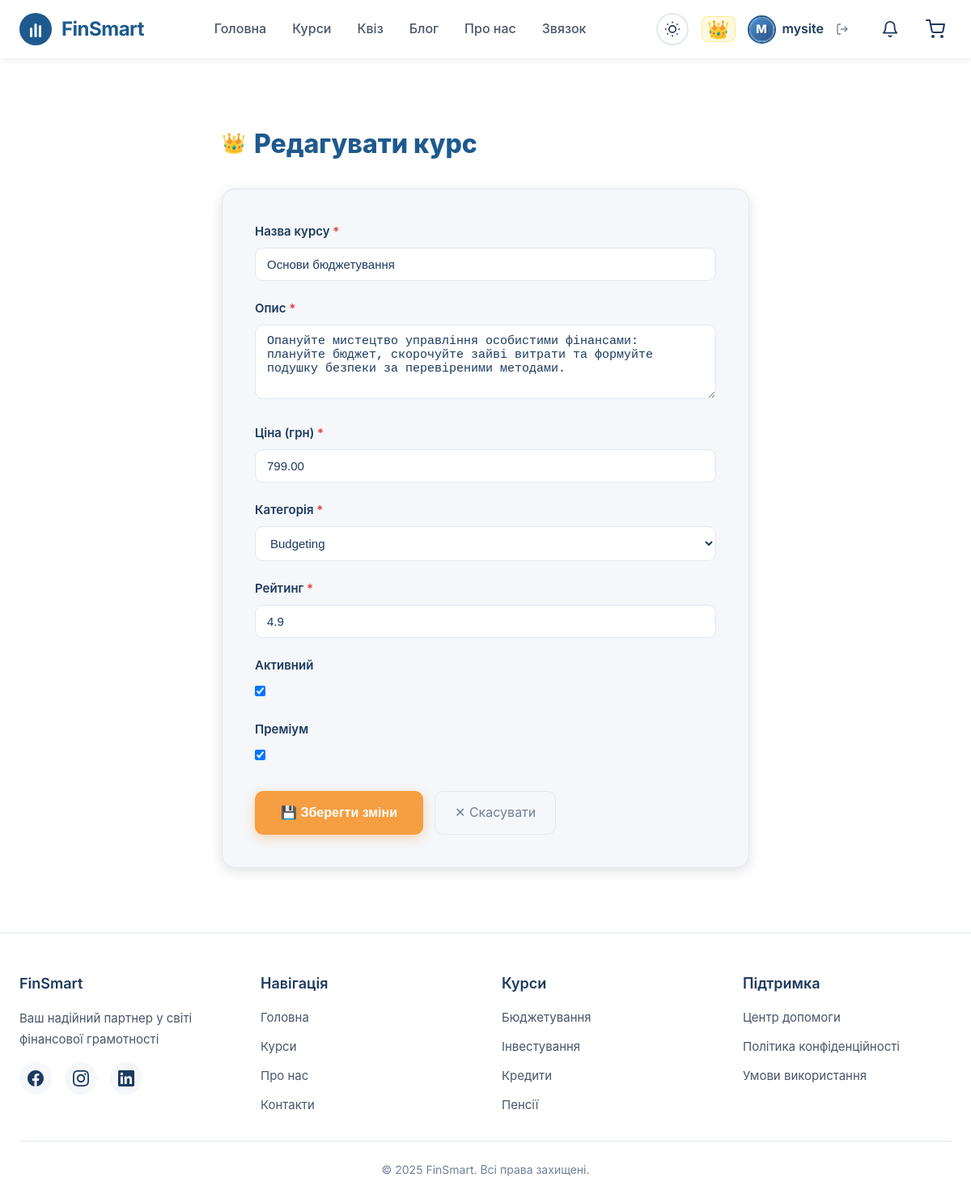
The app's page /course/1/edit/ (signed in) with its own data.
### main/models.py (models this page shows, shortened)
class Course(models.Model):
    title = models.CharField(max_length=200, null=False)
    description = models.TextField(null=False)
    category = models.CharField(
        max_length=50,
        choices=[
            ("budgeting", "Budgeting"),
            ("investing", "Investing"),
            ("credit", "Credit"),
            ("pension", "Pension"),
            ("general", "General"),
        ],
        default="general",
    )
    rating = models.DecimalField(
        max_digits=3, decimal_places=1, null=False, default=0.0
    )
    is_active = models.BooleanField(null=False, default=True)
    price = models.DecimalField(max_digits=10, decimal_places=2, default=0.00)
    is_premium = models.BooleanField(default=False)
    created_at = models.DateTimeField(auto_now_add=True)
    updated_at = models.DateTimeField(auto_now=True)
    class Meta:
        managed = False
        db_table = "main_course"
        indexes = [
            models.Index(fields=["category"], name="idx_course_category"),
            models.Index(fields=["created_at"], name="idx_course_created_at"),
        ]

### main/views.py (the view)
# urls.py: path("course/<int:course_id>/edit/", views.edit_course, name="edit_course"),
@staff_member_required
def edit_course(request, course_id):
    course = get_object_or_404(Course, id=course_id)
    form = CourseForm(request.POST or None, request.FILES or None, instance=course)
    if request.method == "POST" and form.is_valid():
        form.save()
        messages.success(request, f'Курс "{course.title}" оновлено!')
        return redirect("course_detail", course_id=course.id)
    return render(
        request,
        "main/add_course.html",
        {"form": form, "course": course, "action": "Редагувати"},
    )

### main/forms.py
class CourseForm(forms.ModelForm):
    class Meta:
        model = Course
        fields = [
            "title",
            "description",
            "price",
            "category",
            "rating",
            "is_active",
            "is_premium",
        ]
        labels = {
            "title": "Назва курсу",
            "description": "Опис",
            "price": "Ціна (грн)",
            "category": "Категорія",
            "rating": "Рейтинг",
            "is_active": "Активний",
            "is_premium": "Преміум",
        }
        widgets = {
            "title": forms.TextInput(
                attrs={"class": "form-input", "placeholder": "Назва курсу"}
            ),
            "description": forms.Textarea(
                attrs={"class": "form-input", "rows": 4, "placeholder": "Опис курсу"}
            ),
            "price": forms.NumberInput(attrs={"class": "form-input", "min": "0"}),
            "category": forms.Select(attrs={"class": "form-input"}),
            "rating": forms.NumberInput(
                attrs={"class": "form-input", "min": "0", "max": "5", "step": "0.1"}
            ),
        }

### main/context_processors.py (called while the page is built)
def cart_count(request):
    count = 0
    if request.user.is_authenticated:
        count = CartItem.objects.filter(user=request.user).count()
    else:
        session_key = request.session.session_key
        if not session_key:
            request.session.create()
            session_key = request.session.session_key
        count = CartItem.objects.filter(session_key=session_key).count()
    return {"cart_item_count": count}

def notifications_count(request):
    count = 0
    if request.user.is_authenticated:
        count = Notification.objects.filter(user=request.user, is_read=False).count()
    return {"unread_notifications_count": count}

### templates/main/add_course.html (shortened to what this page needs)
{% extends 'base.html' %}
{% load static %}
{% block content %}
<section style="padding: 80px 0; min-height: 80vh; background: var(--bg-secondary);">
    <div class="container" style="max-width: 700px;">
        <div style="display: flex; align-items: center; gap: 10px; margin-bottom: 30px;">
            <span style="font-size: 24px;">👑</span>
            <h1 style="font-size: 32px; font-weight: 800; color: var(--brand-primary);">{{ action }} курс</h1>
        </div>
        <div style="background: var(--bg-primary); border-radius: 16px; padding: 40px;
                    box-shadow: var(--shadow-md); border: 1px solid var(--border-color);">
            <form method="post" novalidate>
                {% for field in form %}
                <div style="margin-bottom: 22px;">
                    <label for="{{ field.id_for_label }}" style="display: block; font-weight: 600; color: var(--text-primary);
                               margin-bottom: 8px; font-size: 15px;">
                        {{ field.label }}
                        {% if field.field.required %}<span style="color:#e53e3e">*</span>{% endif %}
                    </label>
                    {{ field }}
                </div>
                {% endfor %}
                <div style="display: flex; gap: 14px; margin-top: 30px;">
                    <button type="submit" class="btn-primary"
                        style="padding: 13px 32px; font-size: 16px; border-radius: 10px; cursor: pointer;">
                        {% if action == 'Додати' %}➕ Додати курс{% else %}💾 Зберегти зміни{% endif %}
                    </button>
                    <a href="{% if course %}{% url 'course_detail' course.id %}{% else %}{% url 'courses' %}{% endif %}"
                        style="padding: 13px 24px; font-size: 16px; border-radius: 10px; text-decoration: none;
                               color: var(--text-muted); border: 1px solid var(--border-color);
                               display: inline-flex; align-items: center;">
                        ✕ Скасувати
                    </a>
                </div>
            </form>
        </div>
    </div>
</section>
{% endblock %}

### templates/base.html (shortened to what this page needs)
<!DOCTYPE html>
{% load static %}
{% load i18n %}
{% get_current_language as LANGUAGE_CODE %}
<html lang="{{ LANGUAGE_CODE }}">
<head>
    <link rel="stylesheet" href="https://cdnjs.cloudflare.com/ajax/libs/font-awesome/6.0.0/css/all.min.css">
    <link rel="stylesheet" href="{% static 'css/style.css' %}">
    <link rel="stylesheet" type="text/css" href="https://cdn.jsdelivr.net/npm/toastify-js/src/toastify.min.css">
</head>
<body data-authenticated="{% if user.is_authenticated %}1{% else %}0{% endif %}">
    <header class="header">
        <div class="container">
            <div class="nav-wrapper">
                <a href="{% url 'index' %}" class="logo">
                    <span class="logo-text">FinSmart</span>
                </a>
                <nav class="nav">
                    <a href="{% url 'index' %}"
                        class="nav-link {% if request.resolver_match.url_name == 'index' %}active{% endif %}">{% trans "Головна" %}</a>
                    <a href="{% url 'courses' %}"
                        class="nav-link {% if request.resolver_match.url_name == 'courses' %}active{% endif %}">{% trans "Курси" %}</a>
                    <a href="{% url 'quiz' %}"
                        class="nav-link {% if request.resolver_match.url_name == 'quiz' %}active{% endif %}">{% trans "Квіз" %}</a>
                    <a href="{% url 'blog' %}"
                        class="nav-link {% if request.resolver_match.url_name == 'blog' or request.resolver_match.url_name == 'blog_detail' %}active{% endif %}">{% trans "Блог" %}</a>
                    <a href="{% url 'about' %}"
                        class="nav-link {% if request.resolver_match.url_name == 'about' %}active{% endif %}">{% trans "Про нас" %}</a>
                    <a href="{% url 'contact' %}"
                        class="nav-link {% if request.resolver_match.url_name == 'contact' %}active{% endif %}">{% trans "Звязок" %}</a>
                </nav>
                <div class="header-actions">
                    <button class="theme-toggle" id="themeToggle" aria-label="{% trans 'Перемикач теми' %}">
                    </button>
                    {% if not user.is_authenticated %}
                    <a href="{% url 'register' %}" class="btn-register-desktop"
                        style="background: #ffa048; color: white; padding: 10px 20px; border-radius: 8px; text-decoration: none; margin-right: 15px; font-weight: 700; display: inline-flex; align-items: center;">Реєстрація</a>
                    {% else %}
                    <div class="user-menu" style="display: flex; align-items: center; gap: 15px; margin-right: 15px;">
                        {% if user.is_staff %}
                        <a href="/admin/" class="admin-link" title="Панель управління"
                            style="font-size: 22px; text-decoration: none; line-height: 1; padding: 4px 6px; border-radius: 8px;">
                            👑
                        </a>
                        {% endif %}
                        <a href="{% url 'profile' %}"
                            style="display: flex; align-items: center; gap: 8px; text-decoration: none;">
                            <div class="user-avatar-nav"
                                style="width: 35px; height: 35px; border-radius: 50%; overflow: hidden; border: 2px solid var(--brand-primary); display: flex; align-items: center; justify-content: center;">
                                {% if user.profile.image and user.profile.image.url != '/media/default.jpg' %}
                                <img src="{{ user.profile.image.url }}"
                                    style="width: 100%; height: 100%; object-fit: cover;">
                                {% else %}
                                <div class="letter-avatar" style="font-size: 0.9rem;">{{ user.username|first|upper }}
                                </div>
                                {% endif %}
                            </div>
                            <span style="font-weight: 600; color: var(--text-primary);">{{ user.username }}</span>
                        </a>
                        <form method="post" action="{% url 'logout' %}"
                            style="margin: 0; display: flex; align-items: center;">
                            <button type="submit"
                                style="background: none; border: none; cursor: pointer; color: var(--text-muted); display: flex; align-items: center; gap: 4px; padding: 0;">
                                <svg width="16" height="16" viewBox="0 0 24 24" fill="none" stroke="currentColor"
                                    stroke-width="2">
                                    <path d="M9 21H5a2 2 0 0 1-2-2V5a2 2 0 0 1 2-2h4"></path>
                                    <polyline points="16 17 21 12 16 7"></polyline>
                                    <line x1="21" y1="12" x2="9" y2="12"></line>
                                </svg>
                            </button>
                        </form>
                    </div>
                    {% endif %}
                    {% if user.is_authenticated %}
                    <div class="notif-bell" id="notifBell" onclick="toggleNotifDropdown()">
                        <svg width="22" height="22" viewBox="0 0 24 24" fill="none" stroke="currentColor" stroke-width="2" stroke-linecap="round" stroke-linejoin="round">
                            <path d="M18 8A6 6 0 0 0 6 8c0 7-3 9-3 9h18s-3-2-3-9"></path>
                            <path d="M13.73 21a2 2 0 0 1-3.46 0"></path>
                        </svg>
                    </div>
                    {% endif %}
                    <a href="{% url 'cart_detail' %}" class="cart-btn"
                        style="position: relative; text-decoration: none; color: var(--text-primary); transition: color 0.3s ease; display: flex; align-items: center; justify-content: center; width: 40px; height: 40px;">
                        <svg width="24" height="24" viewBox="0 0 24 24" fill="none" stroke="currentColor"
                            stroke-width="2" stroke-linecap="round" stroke-linejoin="round">
                            <circle cx="9" cy="21" r="1"></circle>
                            <circle cx="20" cy="21" r="1"></circle>
                            <path d="M1 1h4l2.68 13.39a2 2 0 0 0 2 1.61h9.72a2 2 0 0 0 2-1.61L23 6H6"></path>
                        </svg>
                    </a>
                </div>
            </div>
        </div>
    </header>
    <main>
        {% block content %}{% endblock %}
    </main>
    <footer class="footer">
        <div class="container">
            <div class="footer-content">
                <div class="footer-section">
                    <h3>FinSmart</h3>
                    <p class="footer-description">
                        Ваш надійний партнер у світі фінансової грамотності
                    </p>
                    <div class="social-links">
                        <a href="#" class="social-link" aria-label="Facebook">
                        </a>
                        <a href="#" class="social-link" aria-label="Instagram">
                        </a>
                        <a href="#" class="social-link" aria-label="LinkedIn">
                        </a>
                    </div>
                </div>
                <div class="footer-section">
                    <h3>Навігація</h3>
                    <div class="footer-links">
                        <a href="{% url 'index' %}" class="footer-link">Головна</a>
                        <a href="{% url 'courses' %}" class="footer-link">Курси</a>
                        <a href="{% url 'about' %}" class="footer-link">Про нас</a>
                        <a href="{% url 'contact' %}" class="footer-link">Контакти</a>
                    </div>
                </div>
                <div class="footer-section">
                    <h3>Курси</h3>
                    <div class="footer-links">
                        <a href="{% url 'courses' %}?category=budgeting" class="footer-link">Бюджетування</a>
                        <a href="{% url 'courses' %}?category=investing" class="footer-link">Інвестування</a>
                        <a href="{% url 'courses' %}?category=credit" class="footer-link">Кредити</a>
                        <a href="{% url 'courses' %}?category=pension" class="footer-link">Пенсії</a>
                    </div>
                </div>
                <div class="footer-section">
                    <h3>Підтримка</h3>
                    <div class="footer-links">
                        <a href="{% url 'contact' %}" class="footer-link">Центр допомоги</a>
                        <a href="#" class="footer-link">Політика конфіденційності</a>
                        <a href="#" class="footer-link">Умови використання</a>
                    </div>
                </div>
            </div>
            <div class="footer-bottom">
                <p>© 2025 FinSmart. Всі права захищені.</p>
            </div>
        </div>
    </footer>
</body>
</html>

### templates/main/add_course.html (style rules this page uses)
.form-input { width: 100%; padding: 11px 14px; border: 1.5px solid var(--border-color); border-radius: 10px; font-size: 15px; background: var(--bg-secondary); color: var(--text-primary); transition: border-color 0.2s; box-sizing: border-box; }

### records on screen
Course: form "Основи бюджетування" "Опануйте мистецтво управління особистими фінансами: плануйте бюджет, скорочуйте зайві витрати та формуйте подушку безпеки за перевіреними методами." "799.00" "Budgeting" "4.9" "☑" "☑"

### other values on screen
{{ user.username|first|upper }} "M"
{{ user.username }} "mysite"
{{ action }} "Редагувати"
{{ field.label }} "Назва курсу" "Опис" "Ціна (грн)" "Категорія" "Рейтинг" "Активний" "Преміум"
